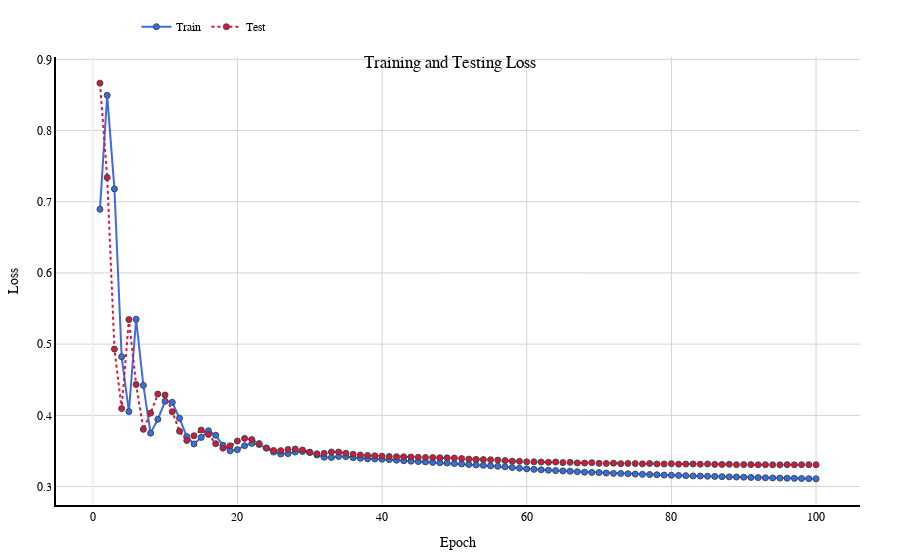
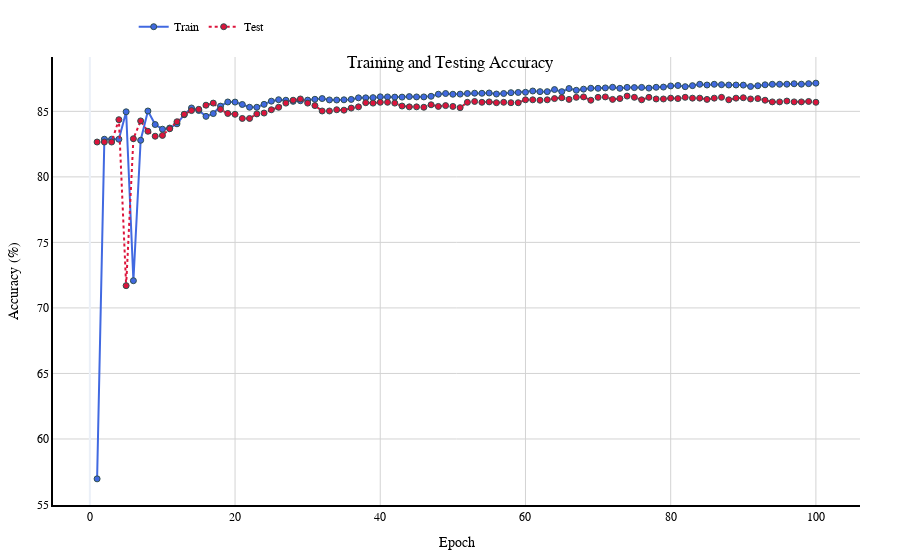
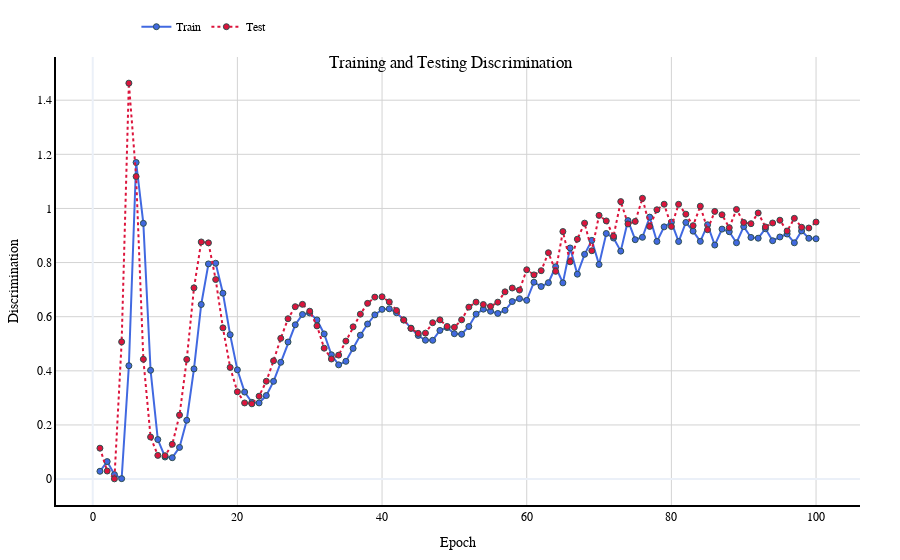
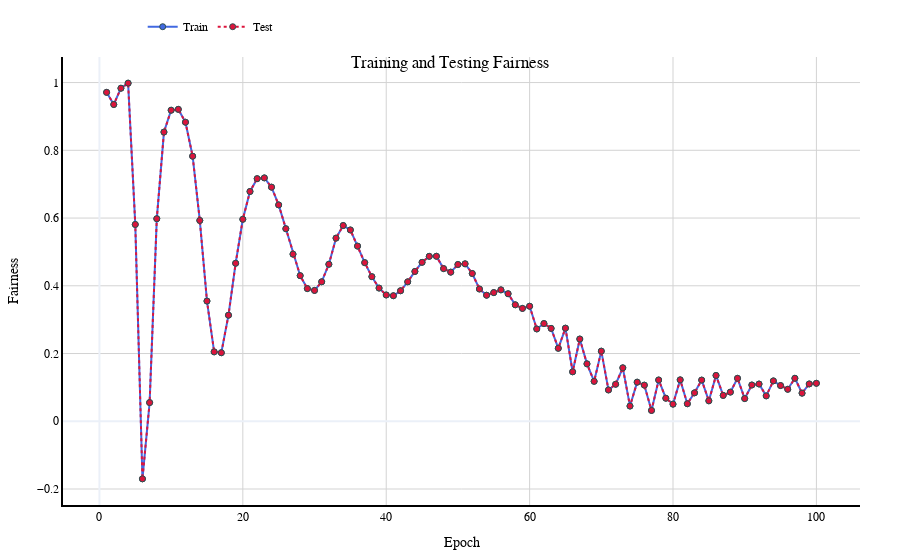

Notebook code cell kept with these figures, in order:
### Code cell
import plotly.graph_objects as go

def plot_metric(title, y_label, train_data, test_data):
    epochs = list(range(1, 101))
    fig = go.Figure()

    # Adding Train Line with Markers
    fig.add_trace(go.Scatter(
        x=epochs, y=train_data, mode='lines+markers',
        name='Train',
        line=dict(color='RoyalBlue', width=2),
        marker=dict(color='RoyalBlue', size=6, line=dict(width=1, color='DarkSlateGrey'))
    ))

    # Adding Test Line with Markers
    fig.add_trace(go.Scatter(
        x=epochs, y=test_data, mode='lines+markers',
        name='Test',
        line=dict(color='Crimson', width=2, dash='dot'),
        marker=dict(color='Crimson', size=6, line=dict(width=1, color='DarkSlateGrey'))
    ))

    # Update Layout
    fig.update_layout(
        title={'text': title, 'y':0.9, 'x':0.5, 'xanchor': 'center', 'yanchor': 'top'},
        xaxis_title='Epoch',
        yaxis_title=y_label,
        legend=dict(x=0.1, y=1.1, orientation='h'),
        font=dict(family="Helvetica, Arial, sans-serif", size=12, color="black"),
        plot_bgcolor='white',
        margin=dict(l=40, r=40, t=40, b=30)
    )

    # Gridlines and Axes styles
    fig.update_xaxes(showline=True, linewidth=2, linecolor='black', gridcolor='LightGrey')
    fig.update_yaxes(showline=True, linewidth=2, linecolor='black', gridcolor='LightGrey')

    fig.show()

# Example usage
plot_metric("Training and Testing Loss", "Loss", train_losses1, test_losses1)
plot_metric("Training and Testing Accuracy", "Accuracy (%)", train_accuracies1, test_accuracies1)
plot_metric("Training and Testing Discrimination", "Discrimination", train_discriminations1, test_discriminations1)
plot_metric("Training and Testing Fairness", "Fairness", train_fairness1, test_fairness1)

### Figure 1 — Plotly figure (JSON) as saved in the notebook; plotly's stock layout.template omitted (floating-point values rounded to 4 significant figures)
{"data": [{"line": {"color": "RoyalBlue", "width": 2}, "marker": {"color": "RoyalBlue", "line": {"color": "DarkSlateGrey", "width": 1}, "size": 6}, "mode": "lines+markers", "name": "Train", "type": "scatter", "x": [1, 2, 3, 4, 5, 6, 7, 8, 9, 10, 11, 12, 13, 14, 15, 16, 17, 18, 19, 20, 21, 22, 23, 24, 25, 26, 27, 28, 29, 30, 31, 32, 33, 34, 35, 36, 37, 38, 39, 40, 41, 42, 43, 44, 45, 46, 47, 48, 49, 50, 51, 52, 53, 54, 55, 56, 57, 58, 59, 60, 61, 62, 63, 64, 65, 66, 67, 68, 69, 70, 71, 72, 73, 74, 75, 76, 77, 78, 79, 80, 81, 82, 83, 84, 85, 86, 87, 88, 89, 90, 91, 92, 93, 94, 95, 96, 97, 98, 99, 100], "y": [0.6894, 0.8495, 0.718, 0.4822, 0.4053, 0.535, 0.4421, 0.375, 0.3945, 0.4197, 0.4183, 0.3959, 0.3702, 0.3598, 0.369, 0.3783, 0.372, 0.358, 0.3501, 0.3518, 0.3574, 0.3606, 0.359, 0.3539, 0.3484, 0.3456, 0.3462, 0.3484, 0.3493, 0.3477, 0.3443, 0.3412, 0.3408, 0.3423, 0.342, 0.3406, 0.3396, 0.339, 0.3387, 0.3384, 0.3378, 0.337, 0.3362, 0.3356, 0.3351, 0.3346, 0.3339, 0.3335, 0.3329, 0.3323, 0.3318, 0.331, 0.3304, 0.3298, 0.329, 0.3284, 0.3277, 0.3268, 0.3257, 0.3248, 0.3241, 0.3235, 0.3229, 0.3224, 0.3219, 0.3215, 0.3209, 0.3202, 0.3198, 0.3196, 0.319, 0.3185, 0.3183, 0.318, 0.3175, 0.3171, 0.3169, 0.3166, 0.3161, 0.3159, 0.3156, 0.3153, 0.3149, 0.3147, 0.3145, 0.3142, 0.3139, 0.3136, 0.3134, 0.3131, 0.3128, 0.3126, 0.3123, 0.3121, 0.3119, 0.3117, 0.3115, 0.3113, 0.311, 0.3108]}, {"line": {"color": "Crimson", "dash": "dot", "width": 2}, "marker": {"color": "Crimson", "line": {"color": "DarkSlateGrey", "width": 1}, "size": 6}, "mode": "lines+markers", "name": "Test", "type": "scatter", "x": [1, 2, 3, 4, 5, 6, 7, 8, 9, 10, 11, 12, 13, 14, 15, 16, 17, 18, 19, 20, 21, 22, 23, 24, 25, 26, 27, 28, 29, 30, 31, 32, 33, 34, 35, 36, 37, 38, 39, 40, 41, 42, 43, 44, 45, 46, 47, 48, 49, 50, 51, 52, 53, 54, 55, 56, 57, 58, 59, 60, 61, 62, 63, 64, 65, 66, 67, 68, 69, 70, 71, 72, 73, 74, 75, 76, 77, 78, 79, 80, 81, 82, 83, 84, 85, 86, 87, 88, 89, 90, 91, 92, 93, 94, 95, 96, 97, 98, 99, 100], "y": [0.8665, 0.7341, 0.4931, 0.4095, 0.5344, 0.4432, 0.3803, 0.4032, 0.4299, 0.4286, 0.4052, 0.3777, 0.3646, 0.3714, 0.3794, 0.3731, 0.3602, 0.3539, 0.3572, 0.3639, 0.3676, 0.3659, 0.3603, 0.3542, 0.3506, 0.3504, 0.3521, 0.3528, 0.3513, 0.3484, 0.346, 0.3466, 0.3486, 0.3484, 0.3467, 0.3454, 0.3443, 0.3436, 0.3432, 0.3427, 0.3423, 0.3419, 0.3417, 0.3415, 0.3411, 0.3408, 0.3407, 0.3404, 0.3403, 0.34, 0.3393, 0.3386, 0.3381, 0.3378, 0.3377, 0.3372, 0.3365, 0.3357, 0.3354, 0.3347, 0.3347, 0.3345, 0.334, 0.3344, 0.3336, 0.334, 0.3332, 0.3329, 0.3336, 0.3326, 0.3325, 0.3329, 0.3321, 0.3324, 0.3322, 0.3319, 0.3323, 0.3318, 0.3317, 0.3321, 0.3315, 0.3315, 0.3317, 0.3314, 0.3317, 0.3311, 0.3311, 0.3312, 0.3307, 0.3309, 0.3308, 0.3305, 0.3307, 0.3305, 0.3305, 0.3307, 0.3306, 0.3307, 0.3307, 0.3306]}], "layout": {"font": {"color": "black", "family": "Helvetica, Arial, sans-serif", "size": 12}, "legend": {"orientation": "h", "x": 0.1, "y": 1.1}, "margin": {"b": 30, "l": 40, "r": 40, "t": 40}, "plot_bgcolor": "white", "title": {"text": "Training and Testing Loss", "x": 0.5, "xanchor": "center", "y": 0.9, "yanchor": "top"}, "xaxis": {"gridcolor": "LightGrey", "linecolor": "black", "linewidth": 2, "showline": true, "title": {"text": "Epoch"}}, "yaxis": {"gridcolor": "LightGrey", "linecolor": "black", "linewidth": 2, "showline": true, "title": {"text": "Loss"}}}}

### Figure 2 — Plotly figure (JSON) as saved in the notebook; plotly's stock layout.template omitted (floating-point values rounded to 4 significant figures)
{"data": [{"line": {"color": "RoyalBlue", "width": 2}, "marker": {"color": "RoyalBlue", "line": {"color": "DarkSlateGrey", "width": 1}, "size": 6}, "mode": "lines+markers", "name": "Train", "type": "scatter", "x": [1, 2, 3, 4, 5, 6, 7, 8, 9, 10, 11, 12, 13, 14, 15, 16, 17, 18, 19, 20, 21, 22, 23, 24, 25, 26, 27, 28, 29, 30, 31, 32, 33, 34, 35, 36, 37, 38, 39, 40, 41, 42, 43, 44, 45, 46, 47, 48, 49, 50, 51, 52, 53, 54, 55, 56, 57, 58, 59, 60, 61, 62, 63, 64, 65, 66, 67, 68, 69, 70, 71, 72, 73, 74, 75, 76, 77, 78, 79, 80, 81, 82, 83, 84, 85, 86, 87, 88, 89, 90, 91, 92, 93, 94, 95, 96, 97, 98, 99, 100], "y": [56.96, 82.87, 82.87, 82.87, 84.97, 72.08, 82.79, 85.03, 83.99, 83.64, 83.73, 84.05, 84.74, 85.26, 85.07, 84.62, 84.83, 85.4, 85.72, 85.71, 85.53, 85.31, 85.31, 85.53, 85.78, 85.89, 85.85, 85.76, 85.81, 85.86, 85.92, 85.98, 85.87, 85.87, 85.88, 85.91, 86.03, 86.03, 86.05, 86.11, 86.1, 86.09, 86.09, 86.13, 86.1, 86.1, 86.15, 86.31, 86.36, 86.31, 86.32, 86.36, 86.39, 86.38, 86.4, 86.32, 86.36, 86.43, 86.44, 86.46, 86.55, 86.51, 86.51, 86.66, 86.51, 86.74, 86.61, 86.69, 86.77, 86.76, 86.79, 86.84, 86.76, 86.83, 86.81, 86.83, 86.77, 86.84, 86.85, 86.94, 86.97, 86.88, 86.96, 87.07, 87.01, 87.07, 87.03, 87.01, 87.01, 87.0, 86.9, 86.96, 87.03, 87.07, 87.07, 87.07, 87.11, 87.07, 87.11, 87.15]}, {"line": {"color": "Crimson", "dash": "dot", "width": 2}, "marker": {"color": "Crimson", "line": {"color": "DarkSlateGrey", "width": 1}, "size": 6}, "mode": "lines+markers", "name": "Test", "type": "scatter", "x": [1, 2, 3, 4, 5, 6, 7, 8, 9, 10, 11, 12, 13, 14, 15, 16, 17, 18, 19, 20, 21, 22, 23, 24, 25, 26, 27, 28, 29, 30, 31, 32, 33, 34, 35, 36, 37, 38, 39, 40, 41, 42, 43, 44, 45, 46, 47, 48, 49, 50, 51, 52, 53, 54, 55, 56, 57, 58, 59, 60, 61, 62, 63, 64, 65, 66, 67, 68, 69, 70, 71, 72, 73, 74, 75, 76, 77, 78, 79, 80, 81, 82, 83, 84, 85, 86, 87, 88, 89, 90, 91, 92, 93, 94, 95, 96, 97, 98, 99, 100], "y": [82.66, 82.66, 82.66, 84.37, 71.7, 82.91, 84.27, 83.48, 83.1, 83.16, 83.67, 84.21, 84.78, 85.06, 85.15, 85.47, 85.63, 85.15, 84.84, 84.78, 84.46, 84.46, 84.81, 84.87, 85.12, 85.31, 85.63, 85.85, 85.94, 85.63, 85.44, 85.03, 85.03, 85.12, 85.09, 85.25, 85.34, 85.66, 85.63, 85.69, 85.69, 85.63, 85.41, 85.34, 85.34, 85.31, 85.5, 85.38, 85.44, 85.38, 85.28, 85.69, 85.75, 85.69, 85.72, 85.66, 85.69, 85.66, 85.66, 85.88, 85.88, 85.85, 85.88, 85.98, 86.04, 85.91, 86.07, 86.1, 85.85, 86.07, 86.1, 85.91, 85.98, 86.17, 86.07, 85.88, 86.07, 85.94, 85.94, 86.01, 85.98, 86.07, 86.01, 86.01, 85.91, 86.01, 86.07, 85.88, 86.01, 86.04, 85.94, 85.98, 85.85, 85.72, 85.72, 85.79, 85.72, 85.72, 85.75, 85.69]}], "layout": {"font": {"color": "black", "family": "Helvetica, Arial, sans-serif", "size": 12}, "legend": {"orientation": "h", "x": 0.1, "y": 1.1}, "margin": {"b": 30, "l": 40, "r": 40, "t": 40}, "plot_bgcolor": "white", "title": {"text": "Training and Testing Accuracy", "x": 0.5, "xanchor": "center", "y": 0.9, "yanchor": "top"}, "xaxis": {"gridcolor": "LightGrey", "linecolor": "black", "linewidth": 2, "showline": true, "title": {"text": "Epoch"}}, "yaxis": {"gridcolor": "LightGrey", "linecolor": "black", "linewidth": 2, "showline": true, "title": {"text": "Accuracy (%)"}}}}

### Figure 3 — Plotly figure (JSON) as saved in the notebook; plotly's stock layout.template omitted (floating-point values rounded to 4 significant figures)
{"data": [{"line": {"color": "RoyalBlue", "width": 2}, "marker": {"color": "RoyalBlue", "line": {"color": "DarkSlateGrey", "width": 1}, "size": 6}, "mode": "lines+markers", "name": "Train", "type": "scatter", "x": [1, 2, 3, 4, 5, 6, 7, 8, 9, 10, 11, 12, 13, 14, 15, 16, 17, 18, 19, 20, 21, 22, 23, 24, 25, 26, 27, 28, 29, 30, 31, 32, 33, 34, 35, 36, 37, 38, 39, 40, 41, 42, 43, 44, 45, 46, 47, 48, 49, 50, 51, 52, 53, 54, 55, 56, 57, 58, 59, 60, 61, 62, 63, 64, 65, 66, 67, 68, 69, 70, 71, 72, 73, 74, 75, 76, 77, 78, 79, 80, 81, 82, 83, 84, 85, 86, 87, 88, 89, 90, 91, 92, 93, 94, 95, 96, 97, 98, 99, 100], "y": [0.02889, 0.06465, 0.01663, 0.001699, 0.4189, 1.17, 0.9449, 0.402, 0.1461, 0.0816, 0.07904, 0.1171, 0.2174, 0.4072, 0.6451, 0.7951, 0.7976, 0.6868, 0.5335, 0.4036, 0.3216, 0.2837, 0.2814, 0.3087, 0.3612, 0.4315, 0.5065, 0.5701, 0.6083, 0.6136, 0.5882, 0.5364, 0.4593, 0.4221, 0.4351, 0.4829, 0.5316, 0.5731, 0.6067, 0.6271, 0.6293, 0.6146, 0.5883, 0.5577, 0.5307, 0.5131, 0.5128, 0.5493, 0.5597, 0.5372, 0.5352, 0.5637, 0.6095, 0.6279, 0.6201, 0.612, 0.6235, 0.6561, 0.6668, 0.6603, 0.7274, 0.7115, 0.7257, 0.7846, 0.725, 0.854, 0.7571, 0.8305, 0.8821, 0.7929, 0.9075, 0.8907, 0.8422, 0.9551, 0.8845, 0.8933, 0.968, 0.8781, 0.932, 0.9494, 0.8777, 0.9483, 0.9161, 0.8784, 0.9396, 0.8647, 0.9236, 0.9139, 0.8732, 0.933, 0.8929, 0.89, 0.9251, 0.8808, 0.8946, 0.9056, 0.8731, 0.9169, 0.8898, 0.8879]}, {"line": {"color": "Crimson", "dash": "dot", "width": 2}, "marker": {"color": "Crimson", "line": {"color": "DarkSlateGrey", "width": 1}, "size": 6}, "mode": "lines+markers", "name": "Test", "type": "scatter", "x": [1, 2, 3, 4, 5, 6, 7, 8, 9, 10, 11, 12, 13, 14, 15, 16, 17, 18, 19, 20, 21, 22, 23, 24, 25, 26, 27, 28, 29, 30, 31, 32, 33, 34, 35, 36, 37, 38, 39, 40, 41, 42, 43, 44, 45, 46, 47, 48, 49, 50, 51, 52, 53, 54, 55, 56, 57, 58, 59, 60, 61, 62, 63, 64, 65, 66, 67, 68, 69, 70, 71, 72, 73, 74, 75, 76, 77, 78, 79, 80, 81, 82, 83, 84, 85, 86, 87, 88, 89, 90, 91, 92, 93, 94, 95, 96, 97, 98, 99, 100], "y": [0.1141, 0.02979, 0.0008752, 0.5071, 1.463, 1.118, 0.4428, 0.1553, 0.08755, 0.08646, 0.1285, 0.2365, 0.4421, 0.7066, 0.8762, 0.8728, 0.7374, 0.5588, 0.4126, 0.3225, 0.2814, 0.2781, 0.3063, 0.3615, 0.4372, 0.52, 0.5925, 0.637, 0.6456, 0.6203, 0.5661, 0.4837, 0.4437, 0.4581, 0.5098, 0.5625, 0.6094, 0.6493, 0.6724, 0.6735, 0.6548, 0.6229, 0.5874, 0.5568, 0.5384, 0.5393, 0.5778, 0.5883, 0.564, 0.5608, 0.5884, 0.6354, 0.6539, 0.645, 0.6379, 0.6537, 0.6918, 0.706, 0.6984, 0.7735, 0.7545, 0.77, 0.8364, 0.7676, 0.9147, 0.8029, 0.8864, 0.9457, 0.8437, 0.9744, 0.9539, 0.8971, 1.025, 0.9428, 0.9521, 1.038, 0.9335, 0.9952, 1.016, 0.9333, 1.015, 0.9788, 0.9364, 1.008, 0.9214, 0.989, 0.9766, 0.9288, 0.9964, 0.9482, 0.9437, 0.9832, 0.9318, 0.9463, 0.9565, 0.9165, 0.9635, 0.9306, 0.9277, 0.9497]}], "layout": {"font": {"color": "black", "family": "Helvetica, Arial, sans-serif", "size": 12}, "legend": {"orientation": "h", "x": 0.1, "y": 1.1}, "margin": {"b": 30, "l": 40, "r": 40, "t": 40}, "plot_bgcolor": "white", "title": {"text": "Training and Testing Discrimination", "x": 0.5, "xanchor": "center", "y": 0.9, "yanchor": "top"}, "xaxis": {"gridcolor": "LightGrey", "linecolor": "black", "linewidth": 2, "showline": true, "title": {"text": "Epoch"}}, "yaxis": {"gridcolor": "LightGrey", "linecolor": "black", "linewidth": 2, "showline": true, "title": {"text": "Discrimination"}}}}

### Figure 4 — Plotly figure (JSON) as saved in the notebook; plotly's stock layout.template omitted (floating-point values rounded to 4 significant figures)
{"data": [{"line": {"color": "RoyalBlue", "width": 2}, "marker": {"color": "RoyalBlue", "line": {"color": "DarkSlateGrey", "width": 1}, "size": 6}, "mode": "lines+markers", "name": "Train", "type": "scatter", "x": [1, 2, 3, 4, 5, 6, 7, 8, 9, 10, 11, 12, 13, 14, 15, 16, 17, 18, 19, 20, 21, 22, 23, 24, 25, 26, 27, 28, 29, 30, 31, 32, 33, 34, 35, 36, 37, 38, 39, 40, 41, 42, 43, 44, 45, 46, 47, 48, 49, 50, 51, 52, 53, 54, 55, 56, 57, 58, 59, 60, 61, 62, 63, 64, 65, 66, 67, 68, 69, 70, 71, 72, 73, 74, 75, 76, 77, 78, 79, 80, 81, 82, 83, 84, 85, 86, 87, 88, 89, 90, 91, 92, 93, 94, 95, 96, 97, 98, 99, 100], "y": [0.9711, 0.9354, 0.9834, 0.9983, 0.5811, -0.17, 0.05513, 0.598, 0.8539, 0.9184, 0.921, 0.8829, 0.7826, 0.5928, 0.3549, 0.2049, 0.2024, 0.3132, 0.4665, 0.5964, 0.6784, 0.7163, 0.7186, 0.6913, 0.6388, 0.5685, 0.4935, 0.4299, 0.3917, 0.3864, 0.4118, 0.4636, 0.5407, 0.5779, 0.5649, 0.5171, 0.4684, 0.4269, 0.3933, 0.3729, 0.3707, 0.3854, 0.4117, 0.4423, 0.4693, 0.4869, 0.4872, 0.4507, 0.4403, 0.4628, 0.4648, 0.4363, 0.3905, 0.3721, 0.3799, 0.388, 0.3765, 0.3439, 0.3332, 0.3397, 0.2726, 0.2885, 0.2743, 0.2154, 0.275, 0.146, 0.2429, 0.1695, 0.1179, 0.2071, 0.09246, 0.1093, 0.1578, 0.04489, 0.1155, 0.1067, 0.032, 0.1219, 0.06803, 0.05058, 0.1223, 0.05173, 0.08391, 0.1216, 0.06037, 0.1353, 0.07641, 0.08607, 0.1268, 0.06704, 0.1071, 0.11, 0.07494, 0.1192, 0.1054, 0.09443, 0.1269, 0.08305, 0.1102, 0.1121]}, {"line": {"color": "Crimson", "dash": "dot", "width": 2}, "marker": {"color": "Crimson", "line": {"color": "DarkSlateGrey", "width": 1}, "size": 6}, "mode": "lines+markers", "name": "Test", "type": "scatter", "x": [1, 2, 3, 4, 5, 6, 7, 8, 9, 10, 11, 12, 13, 14, 15, 16, 17, 18, 19, 20, 21, 22, 23, 24, 25, 26, 27, 28, 29, 30, 31, 32, 33, 34, 35, 36, 37, 38, 39, 40, 41, 42, 43, 44, 45, 46, 47, 48, 49, 50, 51, 52, 53, 54, 55, 56, 57, 58, 59, 60, 61, 62, 63, 64, 65, 66, 67, 68, 69, 70, 71, 72, 73, 74, 75, 76, 77, 78, 79, 80, 81, 82, 83, 84, 85, 86, 87, 88, 89, 90, 91, 92, 93, 94, 95, 96, 97, 98, 99, 100], "y": [0.9711, 0.9354, 0.9834, 0.9983, 0.5811, -0.17, 0.05513, 0.598, 0.8539, 0.9184, 0.921, 0.8829, 0.7826, 0.5928, 0.3549, 0.2049, 0.2024, 0.3132, 0.4665, 0.5964, 0.6784, 0.7163, 0.7186, 0.6913, 0.6388, 0.5685, 0.4935, 0.4299, 0.3917, 0.3864, 0.4118, 0.4636, 0.5407, 0.5779, 0.5649, 0.5171, 0.4684, 0.4269, 0.3933, 0.3729, 0.3707, 0.3854, 0.4117, 0.4423, 0.4693, 0.4869, 0.4872, 0.4507, 0.4403, 0.4628, 0.4648, 0.4363, 0.3905, 0.3721, 0.3799, 0.388, 0.3765, 0.3439, 0.3332, 0.3397, 0.2726, 0.2885, 0.2743, 0.2154, 0.275, 0.146, 0.2429, 0.1695, 0.1179, 0.2071, 0.09246, 0.1093, 0.1578, 0.04489, 0.1155, 0.1067, 0.032, 0.1219, 0.06803, 0.05058, 0.1223, 0.05173, 0.08391, 0.1216, 0.06037, 0.1353, 0.07641, 0.08607, 0.1268, 0.06704, 0.1071, 0.11, 0.07494, 0.1192, 0.1054, 0.09443, 0.1269, 0.08305, 0.1102, 0.1121]}], "layout": {"font": {"color": "black", "family": "Helvetica, Arial, sans-serif", "size": 12}, "legend": {"orientation": "h", "x": 0.1, "y": 1.1}, "margin": {"b": 30, "l": 40, "r": 40, "t": 40}, "plot_bgcolor": "white", "title": {"text": "Training and Testing Fairness", "x": 0.5, "xanchor": "center", "y": 0.9, "yanchor": "top"}, "xaxis": {"gridcolor": "LightGrey", "linecolor": "black", "linewidth": 2, "showline": true, "title": {"text": "Epoch"}}, "yaxis": {"gridcolor": "LightGrey", "linecolor": "black", "linewidth": 2, "showline": true, "title": {"text": "Fairness"}}}}
